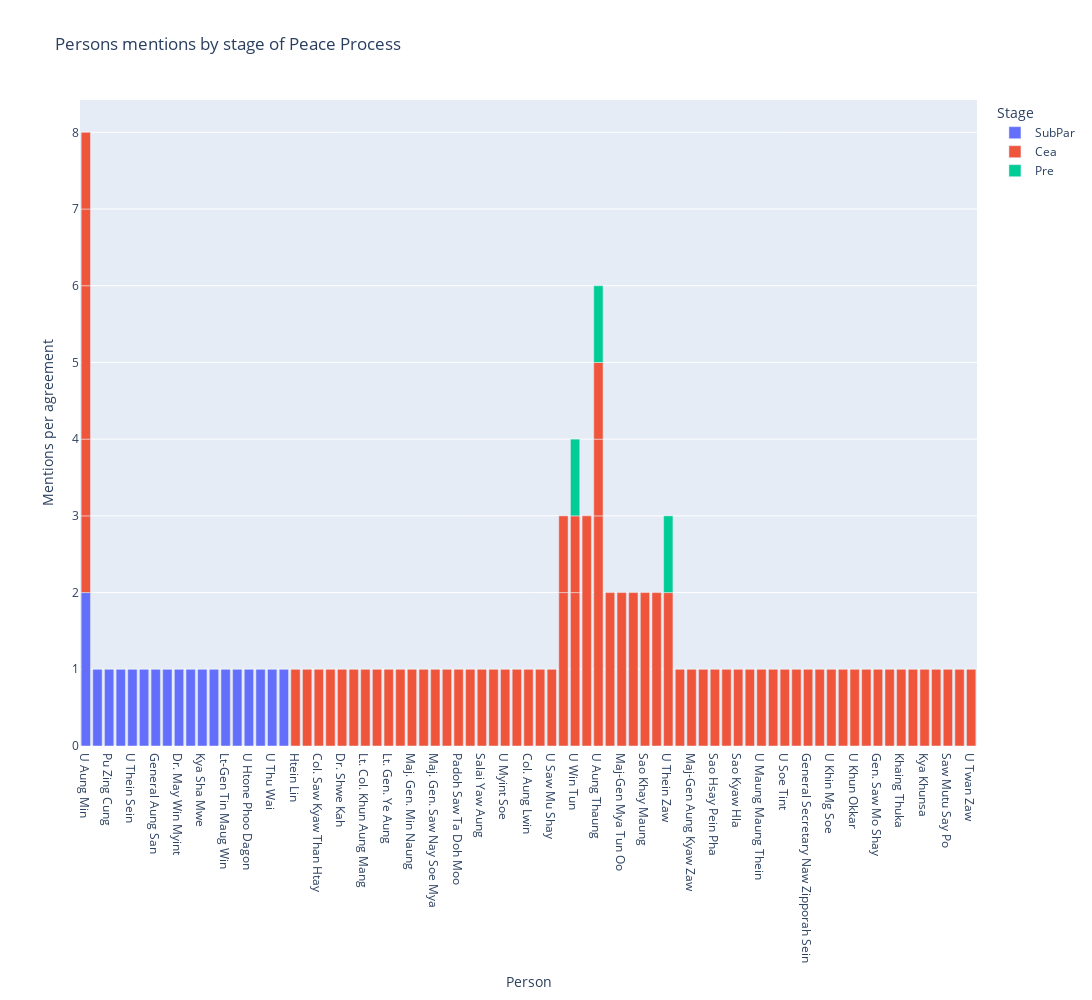

This figure's notebook cell:
### Markdown cell above
Bar chart of mentions of people, viewed by the stage of the peace process when the agreement was signed:

### Code cell
fig5 = px.bar(df_per_agr1, x="Person", y="Mentions per agreement", color="Stage", title="Persons mentions by stage of Peace Process")
fig5.update_layout(
    autosize=False,
    width=1500,
    height=1000,)
fig5.show()

### Figure 1 — Plotly figure (JSON) as saved in the notebook; plotly's stock layout.template omitted (floating-point values rounded to 4 significant figures)
{"data": [{"alignmentgroup": "True", "hovertemplate": "Stage=SubPar<br>Person=%{x}<br>Mentions per agreement=%{y}<extra></extra>", "legendgroup": "SubPar", "marker": {"color": "#636efa", "pattern": {"shape": ""}}, "name": "SubPar", "offsetgroup": "SubPar", "orientation": "v", "showlegend": true, "textposition": "auto", "type": "bar", "x": ["U Aung Min", "Dr. Sui Khar", "Pu Zing Cung", "U Hung Ngai", "U Thein Sein", "U Win Htun", "General Aung San", "Daw Khin Ma Ma Myo", "Dr. May Win Myint", "Dr. Tin Myo Win", "Kya Sha Mwe", "Lian Hmung Sakhong", "Lt-Gen Tin Maug Win", "Nang Aye Aye Thwe", "U Htone Phoo Dagon", "U Kyaw Win", "U Thu Wai", "U Zein Khan Ram"], "xaxis": "x", "y": [2, 1, 1, 1, 1, 1, 1, 1, 1, 1, 1, 1, 1, 1, 1, 1, 1, 1], "yaxis": "y"}, {"alignmentgroup": "True", "hovertemplate": "Stage=Cea<br>Person=%{x}<br>Mentions per agreement=%{y}<extra></extra>", "legendgroup": "Cea", "marker": {"color": "#EF553B", "pattern": {"shape": ""}}, "name": "Cea", "offsetgroup": "Cea", "orientation": "v", "showlegend": true, "textposition": "auto", "type": "bar", "x": ["Htein Lin", "Col. Hsaung Han", "Col. Saw Kyaw Than Htay", "Dr. Min Zaw Oo", "Dr. Shwe Kah", "Lt. Col Khine Myo Chit", "Lt. Col. Khun Aung Mang", "Lt. Gen. Ya Pyit", "Lt. Gen. Ye Aung", "Maj. Gen. Aung Kyaw Zaw", "Maj. Gen. Min Naung", "Maj. Gen. Saw Isaac Poe", "Maj. Gen. Saw Nay Soe Mya", "Maj. Gen. Tun Tun Naung", "Padoh Saw Ta Doh Moo", "Sai Liang", "Salai Yaw Aung", "U Khin Maung Soe", "U Myint Soe", "Khu Oo Reh", "U Aung Min", "Col. Aung Lwin", "Maj. Gen Saw Lar Pwe", "U Saw Mu Shay", "U Aung Min", "U Aung Min", "U Ohn Myint", "U Win Tun", "General Sao Khay Tai", "U Aung Thaung", "Col Aung Thu.", "Maj-Gen Mya Tun Oo", "Sao Htin Mein", "Sao Khay Maung", "Sao Khun Hsai", "U Thein Zaw", "Lt-Col Zaw Naing Oo", "Maj-Gen Aung Kyaw Zaw", "Maj-Gen Zaw Win", "Sao Hsay Pein Pha", "Sao Khin Min", "Sao Kyaw Hla", "Sao Laung Khay", "U Maung Maung Thein", "U Ohn Myint", "U Sao Aung Myat", "U Soe Tint", "U Tun Tun Oo", "U Win Tun", "U Aung Thaung", "General Secretary Naw Zipporah Sein", "U Aung Min", "U Aung Thaung", "U Saw Lah Pwe", "U Aung Min", "U Khin Mg Soe", "U Khun Myint Htun", "U Khun Okkar", "Col. Saw Kyaw Dah", "Gen. Saw Mo Shay", "Hpon Da Shwin", "Khaing Thuka", "Koon Abel Tweed", "Kya Khunsa", "Pu Zin Cun", "Saw Mutu Say Po", "U Tun Mrat Naing", "U Twan Zaw"], "xaxis": "x", "y": [1, 1, 1, 1, 1, 1, 1, 1, 1, 1, 1, 1, 1, 1, 1, 1, 1, 1, 1, 1, 1, 1, 1, 1, 1, 2, 2, 2, 3, 3, 2, 2, 2, 2, 2, 2, 1, 1, 1, 1, 1, 1, 1, 1, 1, 1, 1, 1, 1, 1, 1, 1, 1, 1, 1, 1, 1, 1, 1, 1, 1, 1, 1, 1, 1, 1, 1, 1], "yaxis": "y"}, {"alignmentgroup": "True", "hovertemplate": "Stage=Pre<br>Person=%{x}<br>Mentions per agreement=%{y}<extra></extra>", "legendgroup": "Pre", "marker": {"color": "#00cc96", "pattern": {"shape": ""}}, "name": "Pre", "offsetgroup": "Pre", "orientation": "v", "showlegend": true, "textposition": "auto", "type": "bar", "x": ["U Aung Thaung", "U Thein Zaw", "U Win Tun"], "xaxis": "x", "y": [1, 1, 1], "yaxis": "y"}], "layout": {"autosize": false, "barmode": "relative", "height": 1000, "legend": {"title": {"text": "Stage"}, "tracegroupgap": 0}, "title": {"text": "Persons mentions by stage of Peace Process"}, "width": 1500, "xaxis": {"anchor": "y", "autorange": true, "domain": [0, 1], "range": [-0.5, 76.5], "title": {"text": "Person"}, "type": "category"}, "yaxis": {"anchor": "x", "autorange": true, "domain": [0, 1], "range": [0, 8.421], "title": {"text": "Mentions per agreement"}, "type": "linear"}}}
